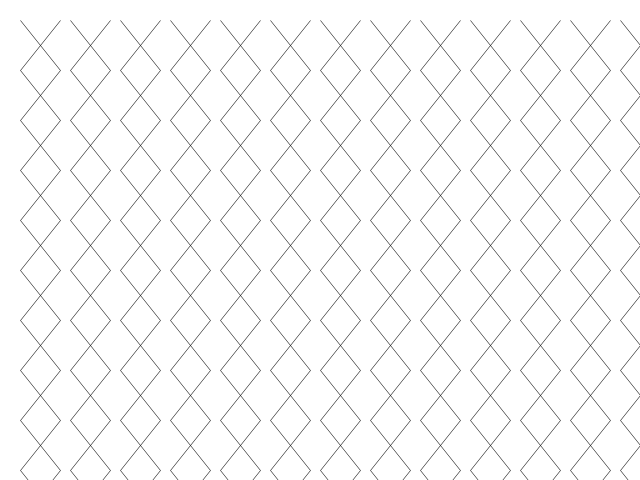
Frame 1 (no input)
Frame 60 (the mouse pressed at the canvas centre just before this capture): identical to frame 1, image omitted
Frame 120 (the mouse held since frame 60 and released just before this capture): identical to frame 1, image omitted

The Processing sketch that drew this single still picture (run headless with seeded random() and noise(); from frame 60 on, the mouse is pressed at the canvas centre):

// Processing sketch: processing_187111
// ── processing_187111.pde

void setup(){
  size(640,480);
  //background (255);
  strokeWeight(.5);
}
void draw(){ background (255);
/*
for(int j=50;j<height-50;j=j+20){
for(int i=50;i<width-50;i=i+20){
  line(i,j,i+10,j+10);
  line(i,j+10,i+10,j);
}
}
*/

//for(int j =0;j<height;j=j+10) {
  //for(int i=0;i<width;i=i+10){
   // line (i,j,i+10,j+10);
    //line(i,j+10,i+10,j);
 // }
//}//
for(int j =20;j<height;j=j+50) {
  for(int i=20;i<width;i=i+50){
  
    line (i,j,i+40,j+50);
  
    line(i,j+50,i+40,j);
  }
}
}
